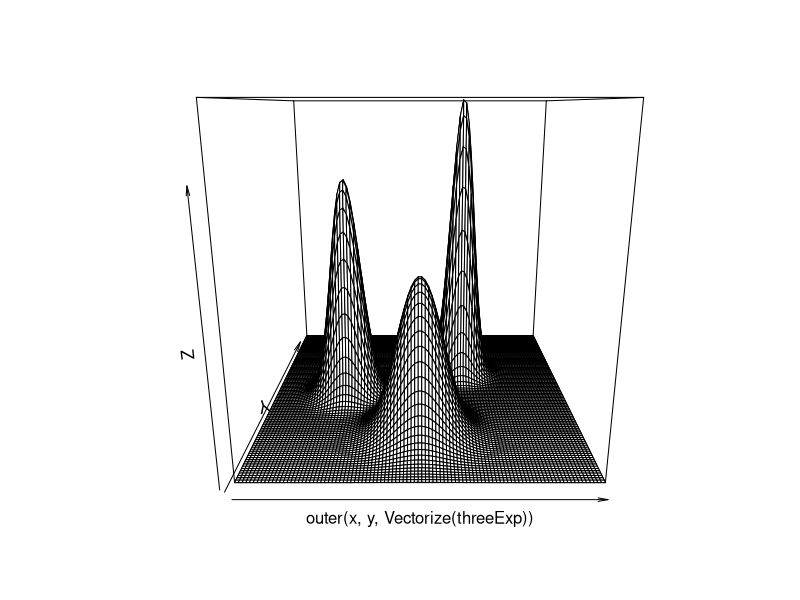

The R script that drew this image:
set.seed(1)
n = 100
x = seq(-10,10,length=n)
y = seq(-10,10,length=n)

# exponential centers
centers = NULL
centers = rbind (centers,  cbind (3, 3))
centers = rbind (centers,  cbind (-5, 0))
centers = rbind (centers,  cbind (0, -5))

# PDF function
threeExp = function (x,y)
{
  rez <- 0
  rez <- rez + exp(-((x - centers[1,1])^2 + (y - centers[1,2])^2)*0.75)
  rez <- rez + exp(-((x - centers[2,1])^2 + (y - centers[2,2])^2)*0.5)*0.75
  rez <- rez + exp(-((x - centers[3,1])^2 + (y - centers[3,2])^2)*0.25)*0.5
  rez
}

# PDF
persp( outer( x, y, Vectorize(threeExp) ) )

# discretization
pdf <- matrix(nrow=n, ncol=n) 
for(i in 1:n)
{
  for(j in 1:n)
    pdf[i,j] <- threeExp(x[i],y[j])
}
